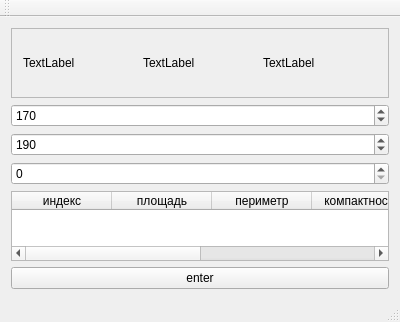
<?xml version="1.0" encoding="UTF-8"?>
<ui version="4.0">
 <class>MainWindow</class>
 <widget class="QMainWindow" name="MainWindow">
  <property name="geometry">
   <rect>
    <x>0</x>
    <y>0</y>
    <width>400</width>
    <height>300</height>
   </rect>
  </property>
  <property name="windowTitle">
   <string>MainWindow</string>
  </property>
  <widget class="QWidget" name="centralWidget">
   <layout class="QVBoxLayout" name="verticalLayout">
    <item>
     <widget class="QScrollArea" name="scrollArea">
      <property name="widgetResizable">
       <bool>true</bool>
      </property>
      <widget class="QWidget" name="scrollAreaWidgetContents">
       <property name="geometry">
        <rect>
         <x>0</x>
         <y>0</y>
         <width>380</width>
         <height>56</height>
        </rect>
       </property>
       <layout class="QHBoxLayout" name="horizontalLayout">
        <item>
         <widget class="QLabel" name="first">
          <property name="text">
           <string>TextLabel</string>
          </property>
         </widget>
        </item>
        <item>
         <widget class="QLabel" name="second">
          <property name="text">
           <string>TextLabel</string>
          </property>
         </widget>
        </item>
        <item>
         <widget class="QLabel" name="third">
          <property name="text">
           <string>TextLabel</string>
          </property>
         </widget>
        </item>
       </layout>
      </widget>
     </widget>
    </item>
    <item>
     <widget class="QSpinBox" name="first_range_box">
      <property name="maximum">
       <number>255</number>
      </property>
      <property name="value">
       <number>170</number>
      </property>
     </widget>
    </item>
    <item>
     <widget class="QSpinBox" name="second_range_box">
      <property name="maximum">
       <number>255</number>
      </property>
      <property name="value">
       <number>190</number>
      </property>
     </widget>
    </item>
    <item>
     <widget class="QSpinBox" name="count_clasters"/>
    </item>
    <item>
     <widget class="QTableWidget" name="table">
      <column>
       <property name="text">
        <string>индекс</string>
       </property>
      </column>
      <column>
       <property name="text">
        <string>площадь</string>
       </property>
      </column>
      <column>
       <property name="text">
        <string>периметр</string>
       </property>
      </column>
      <column>
       <property name="text">
        <string>компактность</string>
       </property>
      </column>
      <column>
       <property name="text">
        <string>удлиненность</string>
       </property>
      </column>
      <column>
       <property name="text">
        <string>номер кластера</string>
       </property>
      </column>
     </widget>
    </item>
    <item>
     <widget class="QPushButton" name="enter">
      <property name="text">
       <string>enter</string>
      </property>
     </widget>
    </item>
   </layout>
  </widget>
  <widget class="QMenuBar" name="menuBar">
   <property name="geometry">
    <rect>
     <x>0</x>
     <y>0</y>
     <width>400</width>
     <height>21</height>
    </rect>
   </property>
  </widget>
  <widget class="QToolBar" name="mainToolBar">
   <attribute name="toolBarArea">
    <enum>TopToolBarArea</enum>
   </attribute>
   <attribute name="toolBarBreak">
    <bool>false</bool>
   </attribute>
  </widget>
  <widget class="QStatusBar" name="statusBar"/>
 </widget>
 <layoutdefault spacing="6" margin="11"/>
 <resources/>
 <connections/>
</ui>
